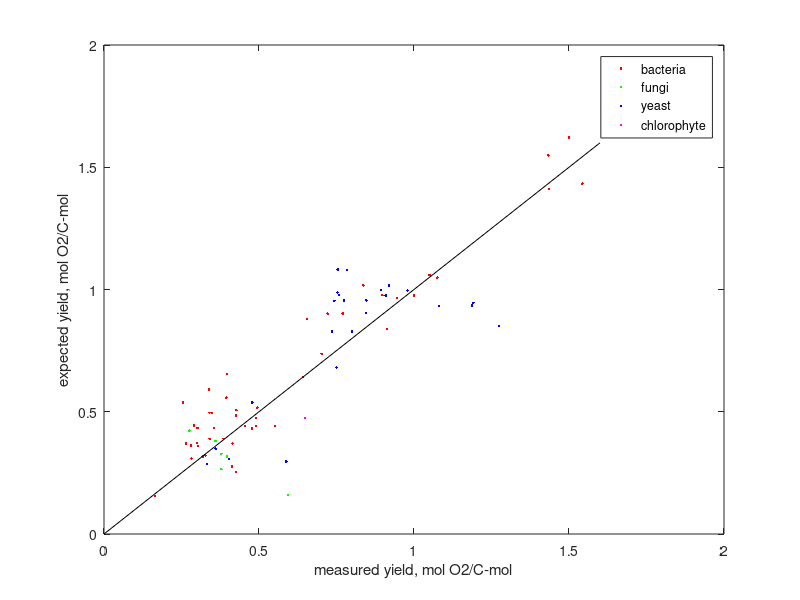

MATLAB code to generate this figure:
%% fig:HeijRoel81
%% bib:HeijRoel81
%% out:HeijRoel81
%% expected and measured molar yield of dioxygen

data = [0.53 1.261904762 4 0;
	0.59 1.735294118 4 0;
	0.65 1.756756757 4 0;
	0.56 1.435897436 4 0;
	0.54 1.542857143 4 0;
	0.36 1.5         4 0;
	0.43 1.433333333 4 0;
	0.55 0.8461538462 2.133333333 0;
	0.43 0.7543859649 2.133333333 0;
	0.55 0.7746478873 2.133333333 0;
	0.6  0.8450704225 2.133333333 0;
	0.53 0.7571428571 2.133333333 0;
	0.52 0.7536231884 2.133333333 0;
	0.56 1.191489362  2.133333333 0;
	0.51 0.8947368421 2.133333333 0;
	0.57 1.1875       2.133333333 0;
	0.65 1.274509804  2.133333333 0;
	0.53 0.8983050847 2.133333333 0;
	0.54 1.08 4 1;
	0.46 0.92 4 1;
	0.48 0.9795918367 4 1;
	0.5  0.9090909091 4 1;
	0.63 0.9130434783 4 1;
	0.57 0.7215189873 4 1;
	0.57 0.7215189873 4 1;
	0.59 0.6555555556 4 1;
	0.57 0.7702702703 4 1;
	0.5  1            4 1;
	0.43 1.075        4 1;
	0.64 0.8          3 0.5;
	0.52 0.7428571429 3 0.5;
	0.78 0.75         3 0.5;
	0.64 0.7356321839 3 0.5;
	0.4  0.7843137255 3 0.5;
	0.46 0.8363636364 3 0.5;
	0.42 1.05         3 0.5;
	0.51 0.9444444444 3 0.5;
	0.74 0.3854166667 2.666666667 1;
	0.74 0.3410138249 2.666666667 1;
	0.69 0.4539473684 2.666666667 1;
	0.69 0.552        2.666666667 1;
	0.69 0.4893617021 2.666666667 1;
	0.58 0.3945578231 2.666666667 1;
	0.56 0.347826087  2.333333333 1;
	0.68 0.4146341463 2.333333333 1;
	0.62 0.4769230769 2.333333333 1;
	0.52 0.2549019608 2.333333333 1;
	0.33 0.7021276596 2.333333333 1;
	0.5  0.6493506494 2 1;
	0.44 0.4782608696 2 1;
	0.34 0.641509434  2 1;
	0.33 0.3975903614 2 1;
	0.48 0.3404255319 2 1;
	0.49 0.4260869565 2 1;
	0.69 0.4131736527 2 1;
	0.71 0.4251497006 2 1;
	0.39 0.3391304348 2 1;
	0.5  0.4901960784 2 1;
	0.62 0.3604651163 2 1;
	0.68 0.3333333333 2 1;
	0.66 0.4024390244 2 1;
	0.67 0.5877192982 2 1;
	0.59 0.3597560976 2 1;
	0.55 0.275        2 1;
	0.65 0.3963414634 2 1;
	0.8  0.5925925926 2 1;
	0.7  0.3783783784 2 1;
	0.64 0.3786982249 2 1;
	0.54 0.3552631579 2 1;
	0.47 0.4272727273 2 1;
	0.6  0.2643171806 2 1;
	0.46 0.4946236559 2 1;
	0.54 0.3016759777 2 1;
	0.65 0.318627451  2 1;
	0.53 0.3028571429 2 1.166666667;
	0.41 0.2907801418 1.5 1;
	0.37 0.2803030303 1.333333333 1.166666667;
	0.42 0.2818791946 1.5 1.25;
	0.36 0.3 1.5 1.25;
	0.17 0.3269230769 2 2;
	0.09 0.1636363636 1 2];

bac = [ ...
  0.16364  0.15550;
  0.32692  0.32150;
  0.30000  0.37200;
  0.28188  0.30900;
  0.28030  0.36150;
  0.29078  0.44450;
  0.30286  0.36017;
  0.31863  0.31750;
  0.30168  0.43300;
  0.49462  0.51700;
  0.26431  0.37000;
  0.42727  0.50650;
  0.35527  0.43300;
  0.49020  0.47500;
  0.33913  0.59050;
  0.42515  0.25450;
  0.41317  0.27550;
  0.42608  0.48550;
  0.34043  0.49600;
  0.39759  0.65350;
  0.64151  0.64300;
  0.70213  0.73683;
  0.25490  0.53734;
  0.47692  0.43233;
  0.41464  0.36933;
  0.34783  0.49533;
  0.39456  0.55766;
  0.48936  0.44216;
  0.55200  0.44216;
  0.45395  0.44216;
  0.34101  0.38967;
  0.38542  0.38967;
  0.94444  0.96450;
  1.05000  1.05900;
  0.83637  1.01700;
  1.07500  1.04850;
  1.00000  0.97500;
  0.77027  0.90150;
  0.65556  0.88050;
  0.72152  0.90150;
  0.72152  0.90150;
  0.91304  0.83850;
  0.89831  0.97684;
  1.43334  1.54850;
  1.50000  1.62200;
  1.54286  1.43300;
  1.43590  1.41200];

fungi = [ ...
  0.37870  0.32800;
  0.37838  0.26500;
  0.59259  0.16000;
  0.39634  0.31750;
  0.27500  0.42250;
  0.35976  0.38050];

yeast = [ ...
  0.58772  0.29650;
  0.40244  0.30700;
  0.33334  0.28600;
  0.36046  0.34900;
  0.47826  0.53800;
  0.78432  1.08000;
  0.73563  0.82800;
  0.75000  0.68100;
  0.74286  0.95400;
  0.80000  0.82800;
  0.90909  0.97500;
  0.97959  0.99600;
  0.92000  1.01700;
  1.08000  0.93300;
  1.27451  0.85083;
  1.18750  0.93483;
  0.89474  0.99783;
  1.19149  0.94534;
  0.75363  0.98733;
  0.75715  0.97684;
  0.84507  0.90333;
  0.77465  0.95583;
  0.75439  1.08183;
  0.84616  0.95583];

chloro = [ ...
  0.64935  0.47495];       

%% gset term postscript color solid "Times-Roman" 35
%% gset output "HeijRoel81.ps"

plot(bac(:,1), bac(:,2), '.r', fungi(:,1), fungi(:,2), '.g', ...
    yeast(:,1), yeast(:,2), '.b', chloro(:,1), chloro(:,2), '.m', ...
    [0 1.6], [0 1.6], '-k')
legend('bacteria', 'fungi', 'yeast', 'chlorophyte')
xlabel('measured yield, mol O2/C-mol')
ylabel('expected yield, mol O2/C-mol')
